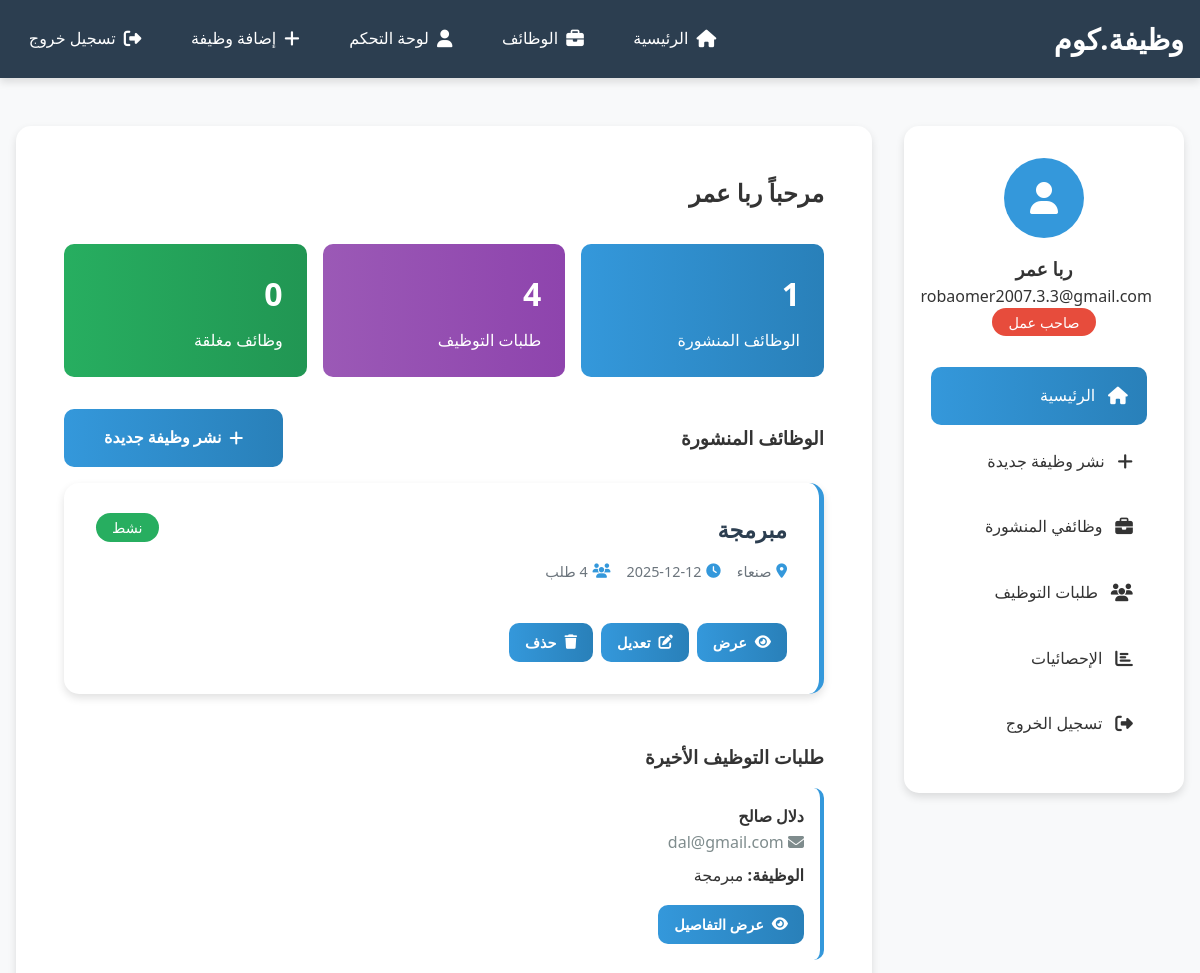
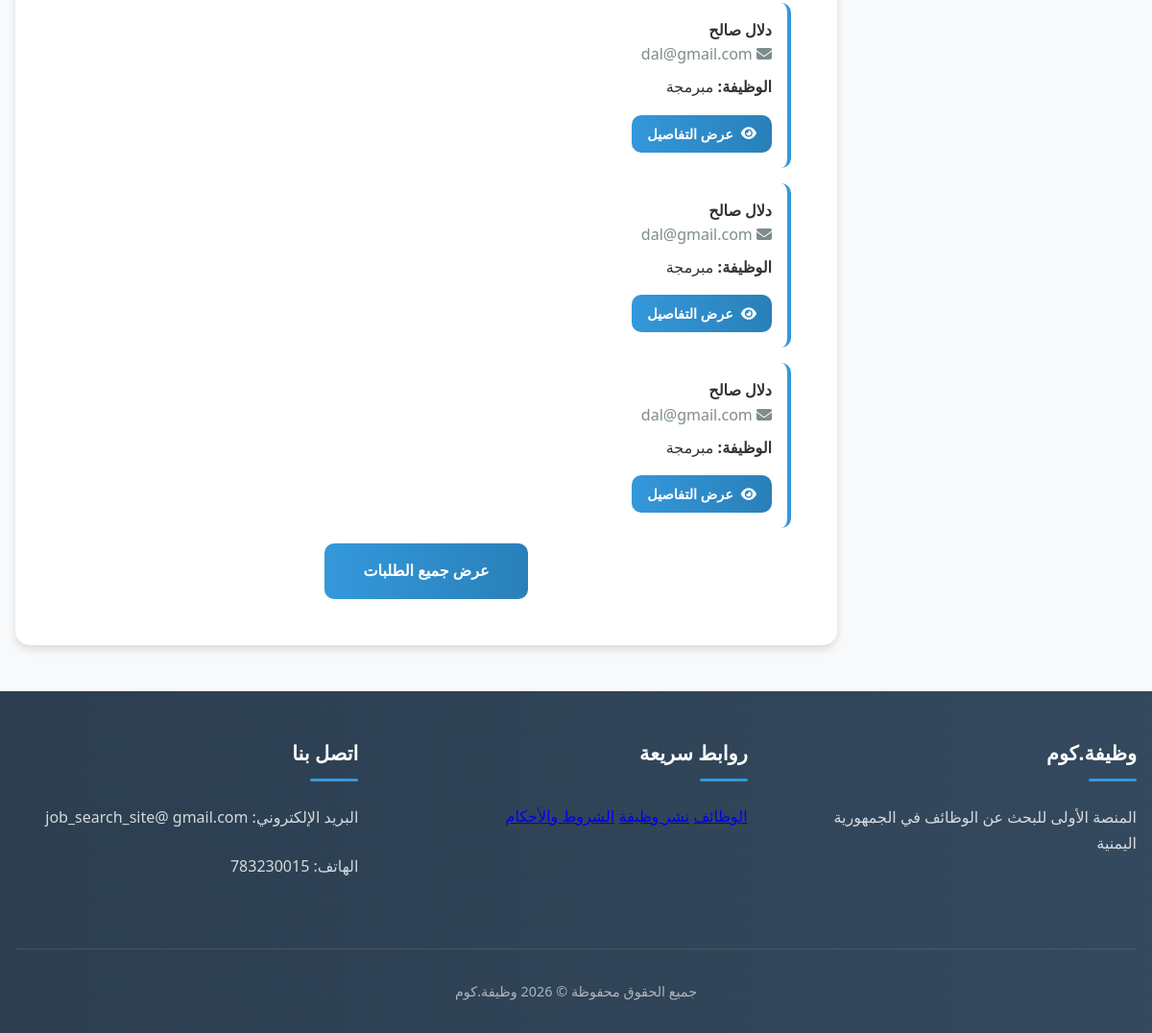
Page /dashboard.php (signed in) on the committed database (2 pictures, top to bottom).
### tables this page shows
CREATE TABLE `users` (
  `id` int(11) NOT NULL,
  `username` varchar(50) NOT NULL,
  `email` varchar(100) NOT NULL,
  `password` varchar(255) NOT NULL,
  `full_name` varchar(100) DEFAULT NULL,
  `phone` varchar(20) DEFAULT NULL,
  `user_type` enum('job_seeker','employer') DEFAULT 'job_seeker',
  `company_name` varchar(100) DEFAULT NULL,
  `created_at` timestamp NOT NULL DEFAULT current_timestamp()
);

CREATE TABLE `jobs` (
  `id` int(11) NOT NULL,
  `title` varchar(200) NOT NULL,
  `description` text NOT NULL,
  `requirements` text DEFAULT NULL,
  `location` varchar(100) DEFAULT NULL,
  `salary` varchar(50) DEFAULT NULL,
  `job_type` enum('دوام كامل','دوام جزئي','عن بعد','عقد') DEFAULT 'دوام كامل',
  `category_id` int(11) DEFAULT NULL,
  `employer_id` int(11) DEFAULT NULL,
  `status` enum('active','inactive','filled') DEFAULT 'active',
  `created_at` timestamp NOT NULL DEFAULT current_timestamp(),
  `deadline` date DEFAULT NULL
);

CREATE TABLE `job_applications` (
  `id` int(11) NOT NULL,
  `job_id` int(11) DEFAULT NULL,
  `user_id` int(11) DEFAULT NULL,
  `cover_letter` text DEFAULT NULL,
  `resume_path` varchar(255) DEFAULT NULL,
  `status` enum('pending','reviewed','accepted','rejected') DEFAULT 'pending',
  `applied_at` timestamp NOT NULL DEFAULT current_timestamp()
);

### dashboard.php (the view, shortened to what the rows shown need)
<!DOCTYPE html>
<html lang="en">
<head>
    <link rel="stylesheet" href="css/style.css">
</head>
<body>
<?php
require_once 'config/database.php';
require_once 'includes/header.php';
$user_id = $_SESSION['user_id'];
$user_type = $_SESSION['user_type'];
$user_sql = "SELECT * FROM users WHERE id = '$user_id'";
$user_result = mysqli_query($conn, $user_sql);
$user = mysqli_fetch_assoc($user_result);
if($user_type == 'job_seeker') {
    $applications_sql = "SELECT ja.*, j.title as job_title, j.location
                        FROM job_applications ja
                        JOIN jobs j ON ja.job_id = j.id
                        WHERE ja.user_id = '$user_id'
                        ORDER BY ja.applied_at DESC";
    $applications = mysqli_query($conn, $applications_sql);
} else {
    $jobs_sql = "SELECT j.*, COUNT(ja.id) as application_count
                FROM jobs j
                LEFT JOIN job_applications ja ON j.id = ja.job_id
                WHERE j.employer_id = '$user_id'
                GROUP BY j.id
                ORDER BY j.created_at DESC";
    $jobs = mysqli_query($conn, $jobs_sql);
    $applications_sql = "SELECT ja.*, j.title as job_title, u.full_name, u.email, u.phone
                        FROM job_applications ja
                        JOIN jobs j ON ja.job_id = j.id
                        JOIN users u ON ja.user_id = u.id
                        WHERE j.employer_id = '$user_id'
                        ORDER BY ja.applied_at DESC
                        LIMIT 10";
    $recent_applications = mysqli_query($conn, $applications_sql);
}
?>
<div class="container">
    <div class="dashboard">
        <div class="dashboard-sidebar">
            <div class="user-info" style="text-align: center; margin-bottom: 2rem;">
                <div style="background-color: var(--secondary-color); color: white; width: 80px; height: 80px; border-radius: 50%; display: flex; align-items: center; justify-content: center; margin: 0 auto 1rem; font-size: 2rem;">
                    <i class="fas fa-user"></i>
                </div>
                <h3><?php echo htmlspecialchars($user['full_name']); ?></h3>
                <p><?php echo htmlspecialchars($user['email']); ?></p>
                <span class="user-type-badge" style="background-color: var(--accent-color); color: white; padding: 0.3rem 1rem; border-radius: 20px; font-size: 0.9rem;">
                    <?php echo ($user_type == 'employer') ? 'صاحب عمل' : 'باحث عن عمل'; ?>
                </span>
            </div>
        </div>
        <div class="dashboard-content">
            <h2 style="margin-bottom: 2rem;">مرحباً <?php echo htmlspecialchars($user['full_name']); ?></h2>
            <div class="dashboard-stats" style="display: grid; grid-template-columns: repeat(auto-fit, minmax(200px, 1fr)); gap: 1rem; margin-bottom: 2rem;">
                <?php if($user_type == 'job_seeker'): ?>
                    <?php
                    $total_applications = mysqli_num_rows($applications);
                    $pending_apps = mysqli_query($conn, "SELECT COUNT(*) as count FROM job_applications WHERE user_id = '$user_id' AND status = 'pending'");
                    $pending_count = mysqli_fetch_assoc($pending_apps)['count'];
                    ?>
                    <div style="background: linear-gradient(to right, var(--secondary-color), #2980b9); color: white; padding: 1.5rem; border-radius: 10px;">
                        <h3 style="font-size: 2rem; margin-bottom: 0.5rem;"><?php echo $total_applications; ?></h3>
                        <p>إجمالي طلبات التقديم</p>
                    </div>
                    <div style="background: linear-gradient(to right, #f39c12, #e67e22); color: white; padding: 1.5rem; border-radius: 10px;">
                        <h3 style="font-size: 2rem; margin-bottom: 0.5rem;"><?php echo $pending_count; ?></h3>
                        <p>قيد المراجعة</p>
                    </div>
                    <div style="background: linear-gradient(to right, #27ae60, #219653); color: white; padding: 1.5rem; border-radius: 10px;">
                        <h3 style="font-size: 2rem; margin-bottom: 0.5rem;">0</h3>
                        <p>مقبولة</p>
                    </div>
                <?php else: ?>
                    <div style="background: linear-gradient(to right, var(--secondary-color), #2980b9); color: white; padding: 1.5rem; border-radius: 10px;">
                    </div>
                    <div style="background: linear-gradient(to right, #9b59b6, #8e44ad); color: white; padding: 1.5rem; border-radius: 10px;">
                    </div>
                    <div style="background: linear-gradient(to right, #27ae60, #219653); color: white; padding: 1.5rem; border-radius: 10px;">
                    </div>
                <?php endif; ?>
            </div>
            <?php if($user_type == 'job_seeker'): ?>
                <section id="applications" style="margin-top: 2rem;">
                    <h3 style="margin-bottom: 1rem;">طلبات التقديم الأخيرة</h3>
                    <?php if(mysqli_num_rows($applications) > 0): ?>
                        <div class="applications-list">
                            <table style="width: 100%; border-collapse: collapse;">
                                <thead>
                                    <tr style="background-color: #f8f9fa;">
                                        <th style="padding: 1rem; text-align: right;">الوظيفة</th>
                                        <th style="padding: 1rem; text-align: center;">التاريخ</th>
                                        <th style="padding: 1rem; text-align: center;">الحالة</th>
                                        <th style="padding: 1rem; text-align: center;">الإجراءات</th>
                                    </tr>
                                </thead>
                                <tbody>
                                    <?php while($app = mysqli_fetch_assoc($applications)): ?>
                                    <tr style="border-bottom: 1px solid #eee;">
                                        <td style="padding: 1rem;">
                                            <strong><?php echo htmlspecialchars($app['job_title']); ?></strong><br>
                                            <small><?php echo htmlspecialchars($app['location']); ?></small>
                                        </td>
                                        <td style="padding: 1rem; text-align: center;">
                                            <?php echo date('Y-m-d', strtotime($app['applied_at'])); ?>
                                        </td>
                                        <td style="padding: 1rem; text-align: center;">
                                            <?php
                                            $status_color = '';
                                            switch($app['status']) {
                                                case 'pending': $status_color = '#f39c12'; break;
                                                case 'reviewed': $status_color = '#3498db'; break;
                                                case 'accepted': $status_color = '#27ae60'; break;
                                                case 'rejected': $status_color = '#e74c3c'; break;
                                                default: $status_color = '#95a5a6';
                                            }
                                            ?>
                                            <span style="background-color: <?php echo $status_color; ?>; color: white; padding: 0.3rem 1rem; border-radius: 20px; font-size: 0.9rem;">
                                                <?php
                                                $status_text = [
                                                    'pending' => 'قيد المراجعة',
                                                    'reviewed' => 'تمت المراجعة',
                                                    'accepted' => 'مقبول',
                                                    'rejected' => 'مرفوض'
                                                ];
                                                echo $status_text[$app['status']] ?? $app['status'];
                                                ?>
                                            </span>
                                        </td>
                                        <td style="padding: 1rem; text-align: center;">
                                            <a href="job_details.php?id=<?php echo $app['job_id']; ?>" class="btn" style="padding: 0.3rem 1rem; font-size: 0.9rem;">
                                                <i class="fas fa-eye"></i>
                                            </a>
                                        </td>
                                    </tr>
                                    <?php endwhile; ?>
                                </tbody>
                            </table>
                        </div>
                    <?php else: ?>
                        <div style="text-align: center; padding: 3rem; background-color: #f8f9fa; border-radius: 10px;">
                            <i class="fas fa-file-alt" style="font-size: 3rem; color: #95a5a6; margin-bottom: 1rem;"></i>
                            <h4>لا توجد طلبات تقديم</h4>
                            <p>ابدأ بالتقديم على الوظائف الآن</p>
                            <a href="jobs.php" class="btn" style="margin-top: 1rem;">تصفح الوظائف</a>
                        </div>
                    <?php endif; ?>
                </section>
            <?php else: ?>
                <div class="employer-dashboard">
                    <section id="jobs" style="margin-bottom: 3rem;">
                        <?php if(mysqli_num_rows($jobs) > 0): ?>
                            <div class="jobs-list">
                                <?php while($job = mysqli_fetch_assoc($jobs)): ?>
                                <div class="job-card" style="margin-bottom: 1rem;">
                                    <div style="display: flex; justify-content: space-between; align-items: start;">
                                        <div>
                                            <h4 class="job-title"><?php echo htmlspecialchars($job['title']); ?></h4>
                                            <div class="job-meta">
                                                <span><i class="fas fa-map-marker-alt"></i> <?php echo htmlspecialchars($job['location']); ?></span>
                                                <span><i class="fas fa-clock"></i> <?php echo date('Y-m-d', strtotime($job['created_at'])); ?></span>
                                                <span><i class="fas fa-users"></i> <?php echo $job['application_count']; ?> طلب</span>
                                            </div>
                                        </div>
                                        <div>
                                            <span class="job-status" style="background-color: <?php echo ($job['status'] == 'active') ? '#27ae60' : '#e74c3c'; ?>; color: white; padding: 0.3rem 1rem; border-radius: 20px; font-size: 0.9rem;">
                                                <?php echo ($job['status'] == 'active') ? 'نشط' : 'مغلق'; ?>
                                            </span>
                                        </div>
                                    </div>
                                    <div style="margin-top: 1rem; display: flex; gap: 0.5rem;">
                                        <a href="job_details.php?id=<?php echo $job['id']; ?>" class="btn" style="padding: 0.5rem 1rem; font-size: 0.9rem;">
                                            <i class="fas fa-eye"></i> عرض
                                        </a>
                                        <a href="edit_job.php?id=<?php echo $job['id']; ?>" class="btn" style="background-color: #f39c12; padding: 0.5rem 1rem; font-size: 0.9rem;">
                                            <i class="fas fa-edit"></i> تعديل
                                        </a>
                                        <a href="delete_job.php?id=<?php echo $job['id']; ?>" class="btn delete-job" style="background-color: #e74c3c; padding: 0.5rem 1rem; font-size: 0.9rem;">
                                            <i class="fas fa-trash"></i> حذف
                                        </a>
                                    </div>
                                </div>
                                <?php endwhile; ?>
                            </div>
                        <?php endif; ?>
                    </section>
                    <section id="applications">
                        <?php if(mysqli_num_rows($recent_applications) > 0): ?>
                            <div class="applications-list">
                                <?php while($app = mysqli_fetch_assoc($recent_applications)): ?>
                                <div class="application-card" style="background: white; padding: 1rem; border-radius: 10px; margin-bottom: 1rem; border-right: 4px solid var(--secondary-color);">
                                    <div style="display: flex; justify-content: space-between; align-items: start;">
                                        <div>
                                            <h4><?php echo htmlspecialchars($app['full_name']); ?></h4>
                                            <p style="color: var(--gray-color); margin-bottom: 0.5rem;">
                                                <i class="fas fa-envelope"></i> <?php echo htmlspecialchars($app['email']); ?>
                                            </p>
                                            <p><strong>الوظيفة:</strong> <?php echo htmlspecialchars($app['job_title']); ?></p>
                                        </div>
                                        <div>
                                            <span style="background-color: <?php
                                            ?>; color: white; padding: 0.3rem 1rem; border-radius: 20px; font-size: 0.9rem;">
                                            </span>
                                        </div>
                                    </div>
                                    <div style="margin-top: 1rem; display: flex; gap: 0.5rem;">
                                        <a href="#" class="btn" style="padding: 0.5rem 1rem; font-size: 0.9rem;">
                                            <i class="fas fa-eye"></i> عرض التفاصيل
                                        </a>
                                    </div>
                                </div>
                                <?php endwhile; ?>
                            </div>
                        <?php endif; ?>
                    </section>
                </div>
            <?php endif; ?>
        </div>
    </div>
</div>
</body>
</html>
<?php require_once 'includes/footer.php'; ?>

### rows in the picture
users: full_name "ربا عمر", email "robaomer2007.3.3@gmail.com"
jobs: title "مبرمجة", location "صنعاء", created_at "2025-12-12", application_count "4", status "نشط"
job_applications: user.full_name "دلال صالح", user.email "dal@gmail.com", job.title "مبرمجة"
job_applications: user.full_name "دلال صالح", user.email "dal@gmail.com", job.title "مبرمجة"
job_applications: user.full_name "دلال صالح", user.email "dal@gmail.com", job.title "مبرمجة"
job_applications: user.full_name "دلال صالح", user.email "dal@gmail.com", job.title "مبرمجة"

### other values in the picture
$total_jobs "1"
$total_apps_count "4"
